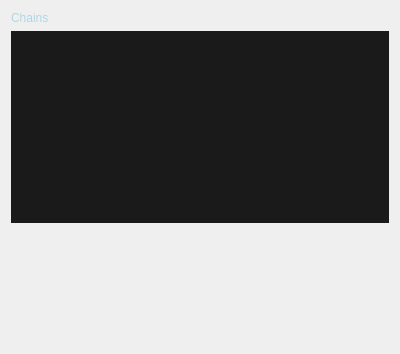
<?xml version="1.0" encoding="UTF-8"?>
<ui version="4.0">
 <class>Defaults1</class>
 <widget class="QWidget" name="Defaults1">
  <property name="geometry">
   <rect>
    <x>0</x>
    <y>0</y>
    <width>400</width>
    <height>354</height>
   </rect>
  </property>
  <property name="windowTitle">
   <string>Form</string>
  </property>
  <property name="styleSheet">
   <string notr="true">QHeaderView {
	background: transparent;
}

QHeaderView::section {
	background: #2d2d2d;
	border: none;
	color: white;
	margin-right: 1px;
	height: 20px;
}

QTableView {
	font-family: RobotoMono;
	color: gray;
	border: none;
	background: #1a1a1a;
	alternate-background-color: #1f1f1f;
	selection-background-color: #1a1a1a;
	selection-color: white;
	outline: 0;
}

QTableView::item {
	border: none;
	margin-right: 1px;
}

QLineEdit {
	font-family: RobotoMono;
	color: white;
	border: none;
	padding: 1px;
}
</string>
  </property>
  <layout class="QVBoxLayout" name="verticalLayout">
   <item>
    <widget class="QLabel" name="label">
     <property name="styleSheet">
      <string notr="true">color: lightblue;</string>
     </property>
     <property name="text">
      <string>Chains</string>
     </property>
    </widget>
   </item>
   <item>
    <widget class="TableView" name="tableView_4">
     <property name="focusPolicy">
      <enum>Qt::ClickFocus</enum>
     </property>
     <property name="acceptDrops">
      <bool>true</bool>
     </property>
     <property name="alternatingRowColors">
      <bool>true</bool>
     </property>
     <property name="selectionBehavior">
      <enum>QAbstractItemView::SelectRows</enum>
     </property>
     <property name="horizontalScrollMode">
      <enum>QAbstractItemView::ScrollPerPixel</enum>
     </property>
     <property name="showGrid">
      <bool>false</bool>
     </property>
     <attribute name="horizontalHeaderHighlightSections">
      <bool>false</bool>
     </attribute>
     <attribute name="horizontalHeaderStretchLastSection">
      <bool>true</bool>
     </attribute>
     <attribute name="verticalHeaderVisible">
      <bool>false</bool>
     </attribute>
     <attribute name="verticalHeaderDefaultSectionSize">
      <number>20</number>
     </attribute>
    </widget>
   </item>
   <item>
    <spacer name="verticalSpacer">
     <property name="orientation">
      <enum>Qt::Vertical</enum>
     </property>
     <property name="sizeHint" stdset="0">
      <size>
       <width>20</width>
       <height>40</height>
      </size>
     </property>
    </spacer>
   </item>
  </layout>
 </widget>
 <customwidgets>
  <customwidget>
   <class>TableView</class>
   <extends>QTableView</extends>
   <header>tableview.h</header>
  </customwidget>
 </customwidgets>
 <resources/>
 <connections/>
</ui>
